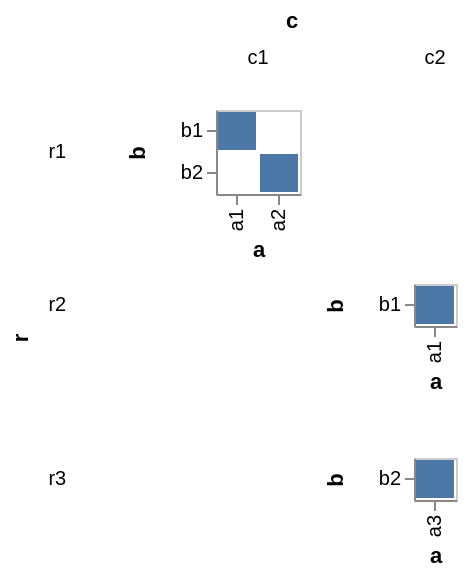

Write the Vega-Lite specification saved for this chart.
### Vega specification from a JSON file in a GitHub repository (floating-point values rounded to 4 significant figures)
{"$schema": "https://vega.github.io/schema/vega/v3.0.json", "autosize": "pad", "padding": 5, "data": [{"name": "source_0", "values": [{"r": "r1", "c": "c1", "a": "a1", "b": "b1"}, {"r": "r1", "c": "c1", "a": "a2", "b": "b2"}, {"r": "r2", "c": "c2", "a": "a1", "b": "b1"}, {"r": "r3", "c": "c2", "a": "a3", "b": "b2"}]}, {"name": "cross_column_domain_row_domain", "source": "source_0", "transform": [{"type": "aggregate", "groupby": ["c", "r"], "fields": ["a", "b"], "ops": ["distinct", "distinct"]}]}, {"name": "column_domain", "source": "cross_column_domain_row_domain", "transform": [{"type": "aggregate", "groupby": ["c"], "fields": ["distinct_a"], "ops": ["max"], "as": ["distinct_a"]}]}, {"name": "row_domain", "source": "cross_column_domain_row_domain", "transform": [{"type": "aggregate", "groupby": ["r"], "fields": ["distinct_b"], "ops": ["max"], "as": ["distinct_b"]}]}], "signals": [{"name": "child_x_step", "value": 21}, {"name": "child_y_step", "value": 21}], "layout": {"padding": {"row": 10, "column": 10}, "offset": 10, "columns": {"signal": "length(data('column_domain'))"}, "bounds": "full", "align": "all"}, "marks": [{"name": "row_title", "role": "row-title", "type": "group", "marks": [{"type": "text", "role": "row-title-text", "encode": {"update": {"align": {"value": "center"}, "text": {"value": "r"}, "fill": {"value": "black"}, "fontWeight": {"value": "bold"}, "angle": {"value": 270}}}}]}, {"name": "column_title", "role": "column-title", "type": "group", "marks": [{"type": "text", "role": "column-title-text", "encode": {"update": {"align": {"value": "center"}, "text": {"value": "c"}, "fill": {"value": "black"}, "fontWeight": {"value": "bold"}}}}]}, {"name": "row_header", "type": "group", "role": "row-header", "from": {"data": "row_domain"}, "sort": {"field": "datum[\"r\"]", "order": "ascending"}, "title": {"text": {"signal": "''+parent[\"r\"]"}, "offset": 10, "orient": "left", "encode": {"update": {"fontWeight": {"value": "normal"}, "angle": {"value": 0}, "fontSize": {"value": 10}, "align": {"value": "right"}, "baseline": {"value": "middle"}}}}, "encode": {"update": {"height": {"signal": "bandspace(datum[\"distinct_b\"], 0.1, 0.05) * child_y_step"}}}}, {"name": "column_header", "type": "group", "role": "column-header", "from": {"data": "column_domain"}, "sort": {"field": "datum[\"c\"]", "order": "ascending"}, "title": {"text": {"signal": "''+parent[\"c\"]"}, "offset": 10, "orient": "top", "encode": {"update": {"fontWeight": {"value": "normal"}, "angle": {"value": 0}, "fontSize": {"value": 10}}}}, "encode": {"update": {"width": {"signal": "bandspace(datum[\"distinct_a\"], 0.1, 0.05) * child_x_step"}}}}, {"name": "cell", "type": "group", "from": {"facet": {"name": "facet", "data": "source_0", "groupby": ["r", "c"], "aggregate": {"cross": true, "fields": ["a", "b"], "ops": ["distinct", "distinct"]}}}, "sort": {"field": ["datum[\"r\"]", "datum[\"c\"]"], "order": ["ascending", "ascending"]}, "encode": {"update": {"width": {"signal": "bandspace(datum[\"distinct_a\"], 0.1, 0.05) * child_x_step"}, "height": {"signal": "bandspace(datum[\"distinct_b\"], 0.1, 0.05) * child_y_step"}, "stroke": {"value": "#ccc"}, "fill": {"value": "transparent"}}}, "marks": [{"name": "child_marks", "type": "rect", "from": {"data": "facet"}, "encode": {"update": {"x": {"scale": "child_x", "field": "a"}, "width": {"scale": "child_x", "band": true}, "y": {"scale": "child_y", "field": "b"}, "height": {"scale": "child_y", "band": true}, "fill": {"value": "#4c78a8"}}}}], "scales": [{"name": "child_x", "type": "band", "domain": {"data": "facet", "field": "a", "sort": true}, "range": {"step": {"signal": "child_x_step"}}, "round": true, "paddingInner": 0.1, "paddingOuter": 0.05}, {"name": "child_y", "type": "band", "domain": {"data": "facet", "field": "b", "sort": true}, "range": {"step": {"signal": "child_y_step"}}, "round": true, "paddingInner": 0.1, "paddingOuter": 0.05}], "axes": [{"scale": "child_x", "orient": "bottom", "title": "a", "zindex": 1, "encode": {"labels": {"update": {"angle": {"value": 270}, "align": {"value": "right"}, "baseline": {"value": "middle"}}}}}, {"scale": "child_y", "orient": "left", "title": "b", "zindex": 1}]}], "config": {"axis": {"domainColor": "#888", "tickColor": "#888"}, "axisY": {"minExtent": 30}}}
